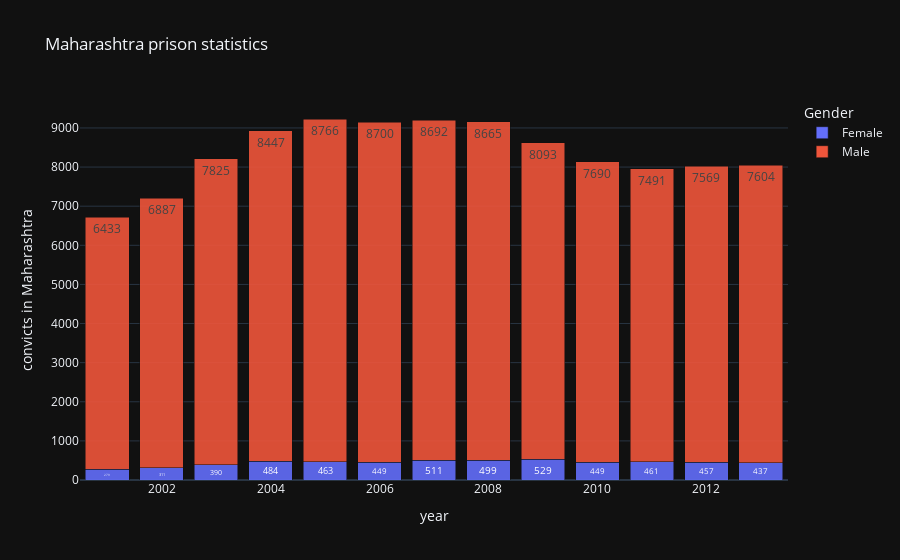

This figure's notebook cell:
### Code cell
# WE want to plot year wise convicts stacked by gender
barchart1 = px.bar(
    data_frame=df,
    x ="year",  # Your x axis
    y="convicts",  # Your y axis
    color="gender", # Stack by[categorical column, discrete]
    opacity=0.9,  # Opacity of the bars
    orientation="v",  # Vertical/ horizontal
    barmode="stack",  # group/ overlay/ stack

    # facet_col = 'caste',  # To create 4 different bar chart based on 4 casts
    # facet_col_wrap = 2,  # It will create 2x2 figure

    #color_discrete_map= {'Male':"gray", "Female":"red"}, # To specify colour

    text="convicts",  # Value appear in the figure 
    hover_name='under_trial',   # values appear in bold in the hover tooltip
    hover_data=['detenues'],    # values appear as extra data in the hover tooltip

    labels={"convicts":"convicts in Maharashtra",
            "gender":"Gender"},
    title="Maharashtra prison statistics",
    template="plotly_dark"
)

#barchart.update_layout(uniformtext_minsize=14, uniformtext_mode='hide',
#                        legend={'x':0,'y':1.0}),
# barchart.update_traces(texttemplate='%{text:.2s}', textposition='outside',
#                        width=[.3,.3,.3,.3,.3,.3,.6,.3,.3,.3,.3,.3,.3])

pio.show(barchart1)

### Figure 1 — Plotly figure (JSON) as saved in the notebook; plotly's stock layout.template omitted (floating-point values rounded to 4 significant figures)
{"data": [{"alignmentgroup": "True", "customdata": [[1], [8], [1], [0], [1], [1], [1], [2], [0], [2], [0], [0], [1]], "hovertemplate": "<b>%{hovertext}</b><br><br>Gender=Female<br>year=%{x}<br>convicts in Maharashtra=%{text}<br>detenues=%{customdata[0]}<extra></extra>", "hovertext": [583, 648, 728, 772, 862, 911, 841, 936, 953, 846, 915, 881, 1121], "legendgroup": "Female", "marker": {"color": "#636efa", "opacity": 0.9, "pattern": {"shape": ""}}, "name": "Female", "offsetgroup": "Female", "orientation": "v", "showlegend": true, "text": [279, 311, 390, 484, 463, 449, 511, 499, 529, 449, 461, 457, 437], "textposition": "auto", "type": "bar", "x": [2001, 2002, 2003, 2004, 2005, 2006, 2007, 2008, 2009, 2010, 2011, 2012, 2013], "xaxis": "x", "y": [279, 311, 390, 484, 463, 449, 511, 499, 529, 449, 461, 457, 437], "yaxis": "y"}, {"alignmentgroup": "True", "customdata": [[364], [299], [188], [170], [234], [273], [151], [111], [82], [75], [66], [42], [27]], "hovertemplate": "<b>%{hovertext}</b><br><br>Gender=Male<br>year=%{x}<br>convicts in Maharashtra=%{text}<br>detenues=%{customdata[0]}<extra></extra>", "hovertext": [14863, 13869, 14776, 15012, 15084, 15454, 15696, 15618, 15227, 15219, 15149, 15545, 18210], "legendgroup": "Male", "marker": {"color": "#EF553B", "opacity": 0.9, "pattern": {"shape": ""}}, "name": "Male", "offsetgroup": "Male", "orientation": "v", "showlegend": true, "text": [6433, 6887, 7825, 8447, 8766, 8700, 8692, 8665, 8093, 7690, 7491, 7569, 7604], "textposition": "auto", "type": "bar", "x": [2001, 2002, 2003, 2004, 2005, 2006, 2007, 2008, 2009, 2010, 2011, 2012, 2013], "xaxis": "x", "y": [6433, 6887, 7825, 8447, 8766, 8700, 8692, 8665, 8093, 7690, 7491, 7569, 7604], "yaxis": "y"}], "layout": {"barmode": "stack", "legend": {"title": {"text": "Gender"}, "tracegroupgap": 0}, "title": {"text": "Maharashtra prison statistics"}, "xaxis": {"anchor": "y", "domain": [0, 1], "title": {"text": "year"}}, "yaxis": {"anchor": "x", "domain": [0, 1], "title": {"text": "convicts in Maharashtra"}}}}
